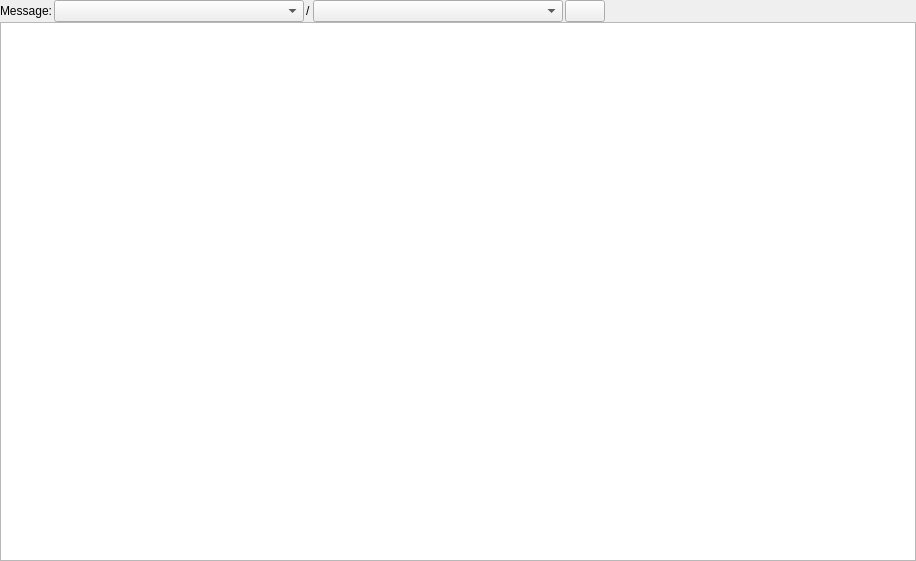
<?xml version="1.0" encoding="UTF-8"?>
<ui version="4.0">
 <class>MessagesWidget</class>
 <widget class="QWidget" name="MessagesWidget">
  <property name="geometry">
   <rect>
    <x>0</x>
    <y>0</y>
    <width>916</width>
    <height>561</height>
   </rect>
  </property>
  <property name="windowTitle">
   <string>Message Type Browser</string>
  </property>
  <layout class="QVBoxLayout" name="verticalLayout">
   <property name="margin">
    <number>0</number>
   </property>
   <item>
    <layout class="QVBoxLayout" name="toplayout">
     <property name="spacing">
      <number>0</number>
     </property>
     <item>
      <layout class="QHBoxLayout" name="horizontalLayout">
       <property name="spacing">
        <number>2</number>
       </property>
       <item>
        <widget class="QLabel" name="type_label">
         <property name="text">
          <string>Message:</string>
         </property>
        </widget>
       </item>
       <item>
        <widget class="QComboBox" name="_package_combo">
         <property name="minimumSize">
          <size>
           <width>250</width>
           <height>0</height>
          </size>
         </property>
         <property name="toolTip">
          <string>Package</string>
         </property>
         <property name="insertPolicy">
          <enum>QComboBox::InsertAlphabetically</enum>
         </property>
        </widget>
       </item>
       <item>
        <widget class="QLabel" name="label">
         <property name="text">
          <string>/</string>
         </property>
        </widget>
       </item>
       <item>
        <widget class="QComboBox" name="_msgs_combo">
         <property name="minimumSize">
          <size>
           <width>250</width>
           <height>0</height>
          </size>
         </property>
         <property name="toolTip">
          <string>Message Name</string>
         </property>
        </widget>
       </item>
       <item>
        <widget class="QPushButton" name="_add_button">
         <property name="toolTip">
          <string>Add Currently Selected Message</string>
         </property>
         <property name="text">
          <string/>
         </property>
         <property name="iconSize">
          <size>
           <width>16</width>
           <height>16</height>
          </size>
         </property>
        </widget>
       </item>
       <item>
        <spacer name="horizontalSpacer">
         <property name="orientation">
          <enum>Qt::Horizontal</enum>
         </property>
         <property name="sizeHint" stdset="0">
          <size>
           <width>40</width>
           <height>20</height>
          </size>
         </property>
        </spacer>
       </item>
      </layout>
     </item>
     <item>
      <widget class="MessagesTreeView" name="_messages_tree">
       <property name="toolTip">
        <string>Select a message above and click add to see it in this viewing area.</string>
       </property>
      </widget>
     </item>
    </layout>
   </item>
  </layout>
 </widget>
 <customwidgets>
  <customwidget>
   <class>MessagesTreeView</class>
   <extends>QTreeView</extends>
   <header>rqt_msg.messages_widget</header>
  </customwidget>
 </customwidgets>
 <resources/>
 <connections/>
</ui>
